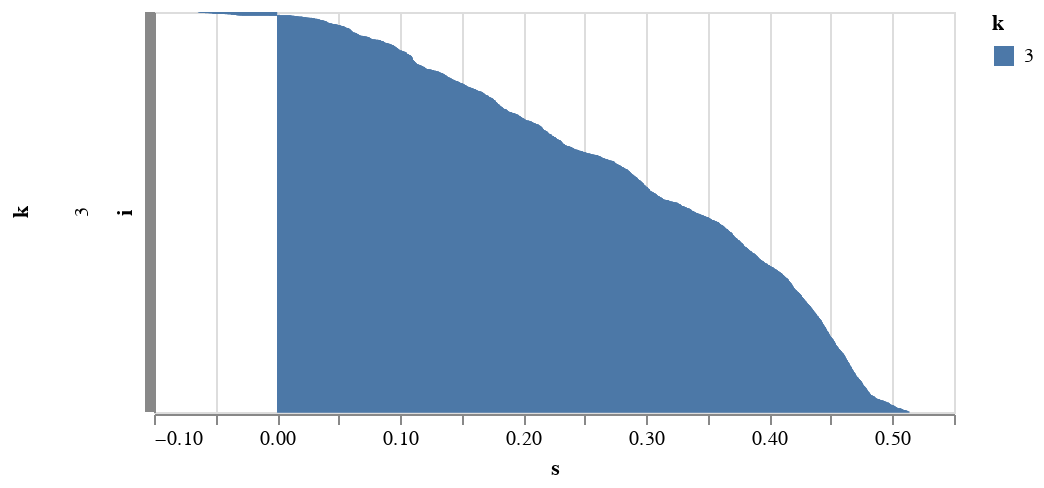

Source (notebook cell):
### Code cell
s_df = pd.DataFrame()

s_df[3] = silhouette_samples(X, cluster_labels[3])
s_df.index.name="i"
s_df = s_df.reset_index()
# display(s_df)
# s_df.sort_values(by=[3]).plot(kind='hist')

source = s_df.melt(id_vars=["i"])
source.columns = ["i","k","s"]
# display(source)

# alt.renderers.enable('mimetype')
alt.renderers.enable('default')
alt.Chart(source).mark_bar().encode(
    x = "s:Q",
    y = alt.Y("i:N",sort='x',axis=alt.Axis(labels=False)),
    row = "k:N",
    color = "k:N"
).resolve_scale(y='independent').properties(height=200)

# alt.Chart(s.reset_index()).mark_line().encode(
#     x='index:T',
#     y='sil:Q'
# )

### Figure 1 — Vega-Lite specification as saved in the notebook (floating-point values rounded to 4 significant figures; data arrays with more than 128 entries replaced by an {"elided": "..."} marker saying what was removed)
{"config": {"view": {"continuousWidth": 400, "continuousHeight": 300}}, "data": {"name": "data-6882bc2ed7c64054ac64e5e00b5d7955"}, "mark": "bar", "encoding": {"color": {"field": "k", "type": "nominal"}, "row": {"field": "k", "type": "nominal"}, "x": {"field": "s", "type": "quantitative"}, "y": {"axis": {"labels": false}, "field": "i", "sort": "x", "type": "nominal"}}, "height": 200, "resolve": {"scale": {"y": "independent"}}, "$schema": "https://vega.github.io/schema/vega-lite/v4.17.0.json", "datasets": {"data-6882bc2ed7c64054ac64e5e00b5d7955": {"elided": "4437 records"}}}
